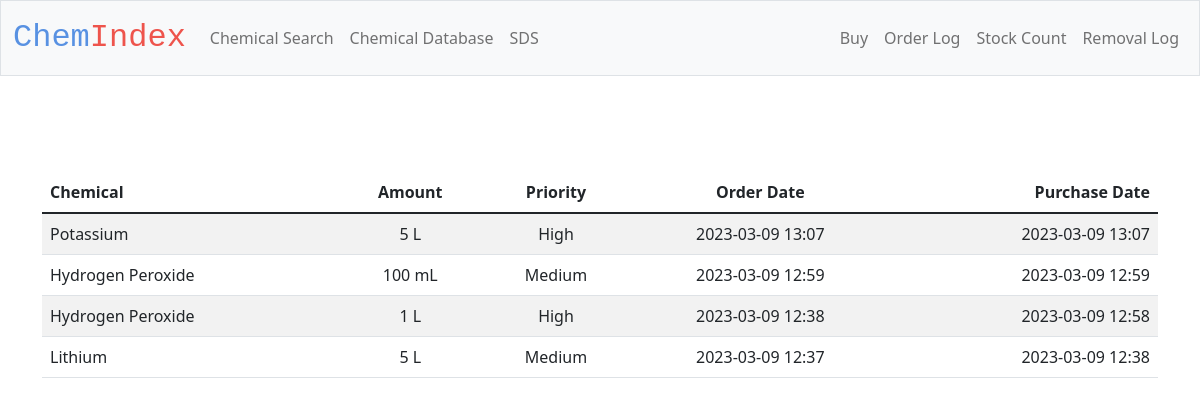
Screenshot of /purchase_database with the database file from the repository.
### tables this page shows
CREATE TABLE orders (
    chemical TEXT NOT NULL,
    amount INTEGER NOT NULL,
    unit INTEGER NOT NULL, 
    time DATETIME NOT NULL,
    user TEXT, 
    priority INTEGER NOT NULL, purchase_time DATETIME);

### app.py (the view)
@app.route('/purchase_database')
def purchase_database():
    with sqlite3.connect(db_path) as db:
        data = db.execute("SELECT * FROM orders WHERE amount > 0 ORDER BY time DESC")
        return render_template("purchase_database.html", orders = data)

### templates/purchase_database.html (shortened to what this page needs)
{% extends "layout.html" %}
{% block main %}
<main class="container py-5">
    <table class="table table-striped" id ="purchase_table" name="purchase_table">
        <thead>
            <tr>
                <th class="text-start">Chemical</th>
                <th class="text-center">Amount</th>
                <th class="text-center">Priority</th>
                <th class="text-center">Order Date</th>
                <th class="text-end">Purchase Date</th>
            </tr>
        </thead>
       <tbody>
        {% for row in orders %}
                <tr>
                    <form action="/purchase" method="post">
                    <td class="text-start"> {{row[0]}}</td>
                    <td class="text-center">{{row[1]}} {{row[2]}}</td>
                    <td class="text-center">{{row[5]}}</td>
                    <td class="text-center">{{row[3]}}</td>
                    {%if row[6] == None %}
                        <input id='chemical' type= "hidden" name = 'chemical' value = '{{row[0]}}'>
                        <input id='amount' type= "hidden" name = 'amount' value = '{{row[1]}}'>
                        <input id='unit' type= "hidden" name = 'unit' value = '{{row[2]}}'>
                        <input id='date' type= "hidden" name = 'date' value = '{{row[3]}}'>
                        <td class="text-end"> <button class ="button_sds_database btn btn-primary" type="submit">Purchase</button></td>
                    {%else%}
                        <td class="text-end">{{row[6]}}</td>
                    {% endif %}
                    </form>
                </tr>
        {% endfor %}
        </tbody>
    </table>
        </main>
{% endblock %}

### rows the page displays
orders: chemical "Potassium", amount "5", unit "L", priority "High", time "2023-03-09 13:07", purchase_time "2023-03-09 13:07"
orders: chemical "Hydrogen Peroxide", amount "100", unit "mL", priority "Medium", time "2023-03-09 12:59", purchase_time "2023-03-09 12:59"
orders: chemical "Hydrogen Peroxide", amount "1", unit "L", priority "High", time "2023-03-09 12:38", purchase_time "2023-03-09 12:58"
orders: chemical "Lithium", amount "5", unit "L", priority "Medium", time "2023-03-09 12:37", purchase_time "2023-03-09 12:38"
